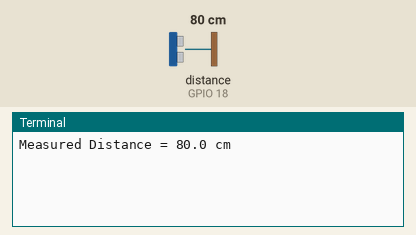
This program was run on a simulated Raspberry Pi (BCM pin numbers). Parts: the last lines printed to the terminal. The inputs (shaded band) are chosen by the test bench; at power-on: distance to the obstacle (sensor on GPIO 18) 80 cm. The echo pulse lasts 58.3 µs per cm; the clock reads 2024-03-15 10:24:30 at power-on unless the program sets it.

Above: at 1.2 s.
1.3 s: distance to the obstacle (sensor on GPIO 18) set to 2 cm
At 1.3 s:
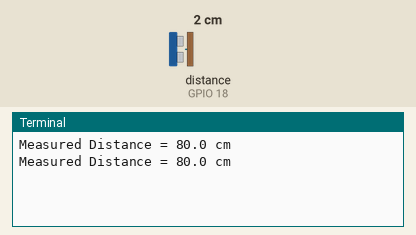
2.8 s: distance to the obstacle (sensor on GPIO 18) set to 4 cm
At 3.8 s:
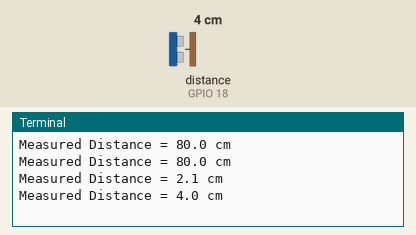
Timing chart, 0 to 5.8 s (numbered marks = the images above; inputs shaded):
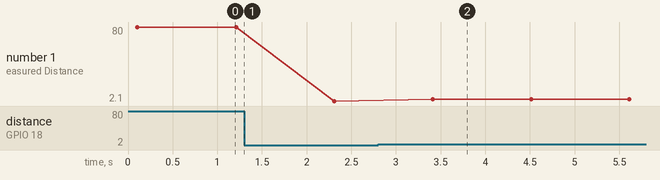

The program:

Practice_5_HC-SR04.py
```python
## 초음파 센서 ## - 거리 확인
# Trig에서 초음파를 발사하고 물체에 반사되어 돌아온 초음파를 Echo가 받는 시간을 측정한다.

import RPi.GPIO as GPIO
from time import sleep, time

GPIO.setmode(GPIO.BCM)      # 핀 BCM 모드 사용

GPIO_TRIGGER = 17           # 17번 핀
GPIO_ECHO = 18              # 18번 핀

GPIO.setup(GPIO_TRIGGER, GPIO.OUT)  # 17번 핀 출력
GPIO.setup(GPIO_ECHO, GPIO.IN)      # 18번 핀 입력


try:
    while True:

        # 초음파 발생
        GPIO.output(GPIO_TRIGGER, True)

        sleep(0.1)
        GPIO.output(GPIO_TRIGGER, False)

        # 현재 시간으로 starttime 설정
        StartTime = time()
        StopTime = time()

        # 첫 초음파가 센서로 돌아온 시간을 StartTime으로 고정한다.
        while GPIO.input(GPIO_ECHO) == 0:
            StartTime = time()      # 현재시간

        # 마지막 초음파가 센서로 들어온 시점을 stopTime으로 고정한다.
        while GPIO.input(GPIO_ECHO) == 1:
            StopTime = time()       # 현재시간

        # 초음파가 처음 센서로 돌아올 때 마지막 out이 나간다. 이 마지막 out초음파에 도착 시간을 계산하여 전체 초음파 시간을 측정한다.
        TimeElapsed = StopTime - StartTime

        # 초음파 시간을 인한 거리 측정
        distance = (TimeElapsed * 34300) / 2
        print ("Measured Distance = %.1f cm" % distance)
        sleep(1)

# 키보드 인터럽트
except KeyboardInterrupt:
    pass
    print('종료되었습니다')
    GPIO.cleanup()      # 초기화
    exit()
```

Measured:
- after the input at 2.8 s, the terminal: prints a new line after 0.61 s (image 2)
- plotted number 1: 80 → 2.1 after the input at 1.3 s, 2.1 → 4 after the input at 2.8 s
